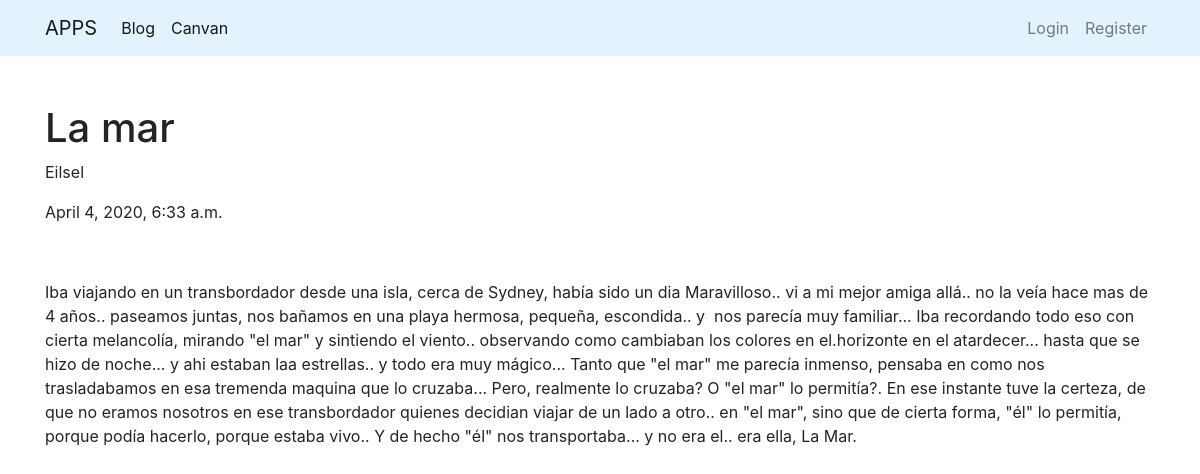
Screenshot of /blog/12/ with the database file from the repository.
### blog/models.py (models this page shows, shortened)
class Articulo (models.Model):
	titulo = models.CharField(max_length = 200)
	fecha_publicacion = models.DateTimeField()
	autor = models.CharField(max_length = 200)
	imagen = models.ImageField(blank = True)
	contenido = HTMLField() #models.TextField()
	tags = models.ManyToManyField(Tag, blank = True)

### blog/views.py (the view)
class DetailView (generic.DetailView):
		model = Articulo
		template_name = 'blog/detail.html'

### blog/templates/blog/detail.html (shortened to what this page needs)
{% extends 'canvan/base.html' %}
{% load static %}
{% block estilo %}
	<link rel="stylesheet" href="{% static 'css/blog_style.css' %}">
{% endblock estilo %}
{% block contenido %}
	<div class="container my-5">
		<h1>{{ articulo.titulo }}</h1>
		<p> {{ articulo.autor }}</p>
		<p> {{ articulo.fecha_publicacion }}</p>
		<div>
			{{ articulo.contenido|safe }}
		</div>
	</div>
{% endblock contenido %}

### rows the page displays
Articulo: titulo "La mar", autor "Eilsel", fecha_publicacion "April 4, 2020, 6:33 a.m.", contenido "Iba viajando en un transbordador desde una isla, cerca de Sydney, había sido un dia Maravilloso.. vi a mi mejor amiga allá.. no la veía hace mas de 4 años.. paseamos juntas, nos bañamos en una playa hermosa, pequeña, escondida.. y nos parecía muy familiar... Iba recordando todo eso con cierta melancolía, mirando \"el mar\" y sintiendo el viento.. observando como cambiaban los colores en el.horizonte en el atardecer... hasta que se hizo de noche... y ahi estaban laa estrellas.. y todo era muy mágico... Tanto que \"el mar\" me parecía inmenso, pensaba en como nos trasladabamos en esa tremenda maquina que lo cruzaba... Pero, realmente lo cruzaba? O \"el mar\" lo permitía?. En ese instante tuve la…"
